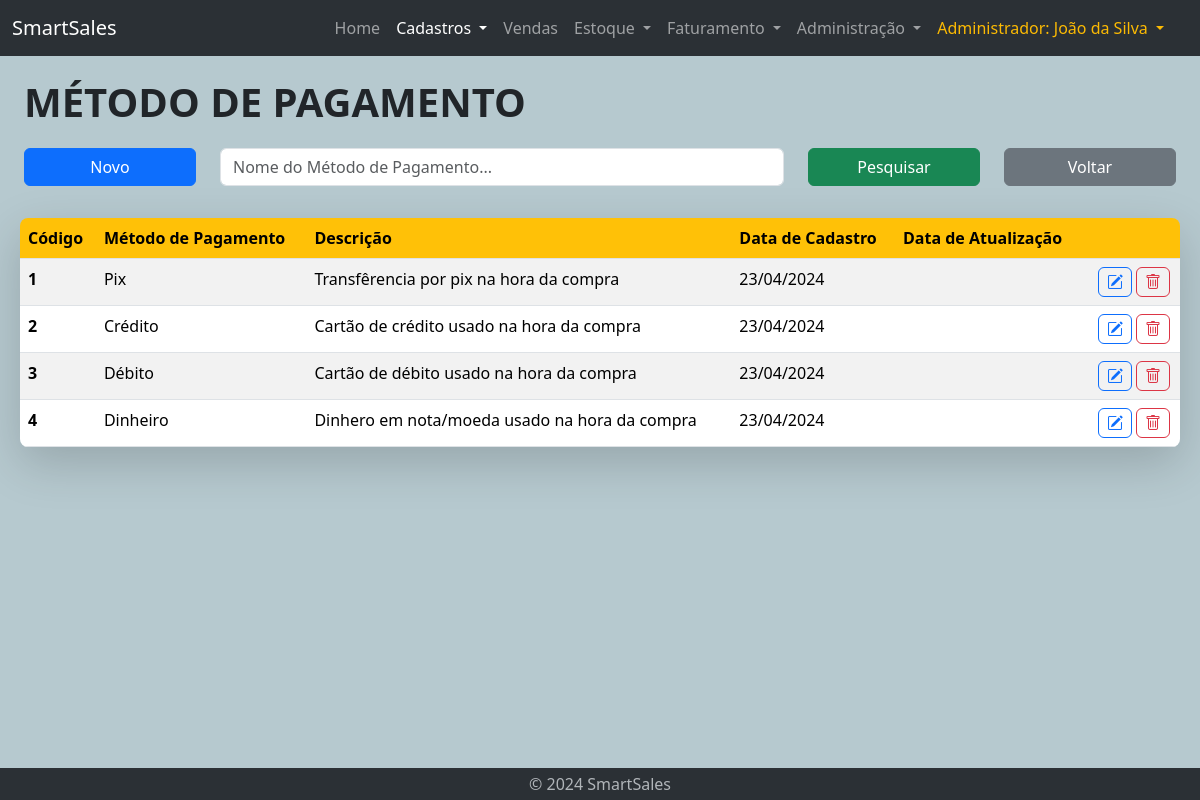
/vendedor-lst-metodopagamento.php (signed in), run on the app's committed database.
### tables this page shows
CREATE TABLE metodopagamento (
    id int AUTO_INCREMENT PRIMARY KEY,
    nome VARCHAR(255) NOT NULL,
    descricao VARCHAR(1000),
    data_cad DATE,
    data_updt DATE
);

### vendedor-lst-metodopagamento.php (the view, shortened to what this page needs)
<!DOCTYPE html>
<html lang="en">
<head>
    <?php require "geral/links.php" ?>
</head>
<body id="cadastro">
    <?php require "geral/navbar.php" ?>
    <?php require 'bd/connection.php'; ?>
    <div class="container-fluid mt-3 home">
        <div class="container-fluid">
            <div class="title-text">
                MÉTODO DE PAGAMENTO
            </div>
        </div>
        <div class="container-fluid mt-3">
            <form action="vendedor-lst-metodopagamento.php" method="post">
                <div class="row">
                    <div class="col-lg-2 col-sm-2 col-3">
                        <button type="button" class="btn btn-primary mb-3 w-100" onclick="window.location.href='vendedor-cad-metodopagamento.php'">Novo</button>
                    </div>
                    <div class="col-lg-6 col-sm-7 col-9">
                            <input type="text" name="nomeMetodoPagamento" class="form-control mb-3" id="inputPesquisa" placeholder="Nome do Método de Pagamento..."
                                value="<?php echo isset($_POST['nomeMetodoPagamento']) ? $_POST['nomeMetodoPagamento'] : ''; ?>">
                    </div>
                    <div class="col-lg-2 col-sm-3 col-12">
                        <button type="submit" class="btn btn-success mb-3 w-100">Pesquisar</button>
                    </div>
                    <div class="col-lg-2 col-sm-2 col-12">
                        <button type="button" class="btn btn-secondary mb-3 w-100" onclick="window.location.href='vendedor-cadastros-home.php'">Voltar</button>
                    </div>
                </div>
            </form>
        </div>
        <div class="container-fuid mt-3 ms-lg-2 me-lg-2 shadow-lg rounded-3">
            <?php
                $conn = new mysqli($servername, $username, $password, $database);
                $sql = "SELECT t1.id, t1.nome, t1.descricao, t1.data_cad, t1.data_updt FROM metodopagamento t1";
                ?>
                <div class='table-responsive table-wrapper'>
                    <table class='table table-striped table-hover rounded-3 overflow-hidden' id='myTable'>
                	    <thead class='thead-yellow'>
                            <tr>
                                <th scope='col'>Código</th>
                                <th scope='col'>Método de Pagamento</th>
                                <th scope='col'>Descrição</th>
                                <th scope='col'>Data de Cadastro</th>
                                <th scope='col'>Data de Atualização</th>
                                <th scope='col'> </th>
                            </tr>
                	    </thead>
                <?php
                if ($result = $conn->query($sql)) {
                    if ($result->num_rows > 0) {
                        echo "<tbody>";
                        while ($row = $result->fetch_assoc() ) {
                            $dataN = explode('-', $row["data_cad"]);
                            $ano_cad = $dataN[0];
                            $mes_cad = $dataN[1];
                            $dia_cad = $dataN[2];
                            $cod = $row["id"];
                            $nova_data_cad = $dia_cad . '/' . $mes_cad . '/' . $ano_cad;
                            echo "<tr>";
                            echo "  <th scope'row'>";
                            echo $cod;
                            echo "  </th><td>";
                            echo $row["nome"];
                            echo "  </td><td>";
                            echo $row["descricao"];
                            echo "  </td><td>";
                            echo $nova_data_cad;
                            echo "  </td><td>";
                            echo "  </td>";
                ?>
                                <td>
                                    <button type="button" class="btn btn-outline-danger"
                                    data-bs-toggle="tooltip" data-bs-placement="left" data-bs-title="Excluir categoria" data-bs-custom-class="custom-tooltip"
                                    onclick="window.location.href='vendedor-del-metodopagamento.php?id=<?php echo $cod; ?>'">
                                        <a class="bi bi-trash"></a>
                                    </button>
                                    <button type="button" class="btn btn-outline-primary"
                                    data-bs-toggle="tooltip" data-bs-placement="left" data-bs-title="Editar categoria" data-bs-custom-class="custom-tooltip"
                                    onclick="window.location.href='vendedor-updt-metodopagamento.php?id=<?php echo $cod; ?>'">
                                        <a class="bi bi-pencil-square"></a>
                                    </button>
                                </td>
                            </tr>
            <?php
                        }
                        echo "</tbody>";
                    }
                    echo "  </table>";
                    echo "</div>";
                } else {
                    echo "Erro executando SELECT: " . $conn->connect_error;
                }
            ?>
        </div>
    </div>
    <?php require "geral/footer.php" ?>
</body>
</html>

### css/style.css (style rules this page uses)
body { display: flex; flex-direction: column; min-height: 100vh; background-color: #b6c9cf; }
.container-fluid.home { flex: 1; margin-bottom: 1rem; }
.title-text { font-weight: 900; font-size: 40px; }
div.table-responsive #myTable .btn { padding: 2px 8px; float: right; margin: 0px 2px; }
div.table-responsive #myTable { margin-bottom: 0px; }
div.table-responsive #myTable a { color: inherit; }
.thead-yellow { --bs-table-color: black; --bs-table-bg: #ffc107; color: var(--bs-table-color); }

### data on the page
metodopagamento: id "1", nome "Pix", descricao "Transfêrencia por pix na hora da compra", data_cad "23/04/2024"
metodopagamento: id "2", nome "Crédito", descricao "Cartão de crédito usado na hora da compra", data_cad "23/04/2024"
metodopagamento: id "3", nome "Débito", descricao "Cartão de débito usado na hora da compra", data_cad "23/04/2024"
metodopagamento: id "4", nome "Dinheiro", descricao "Dinhero em nota/moeda usado na hora da compra", data_cad "23/04/2024"

### other printed values
$_SESSION['cargo_nome'] "Administrador"
$_SESSION['nome'] "João da Silva"
